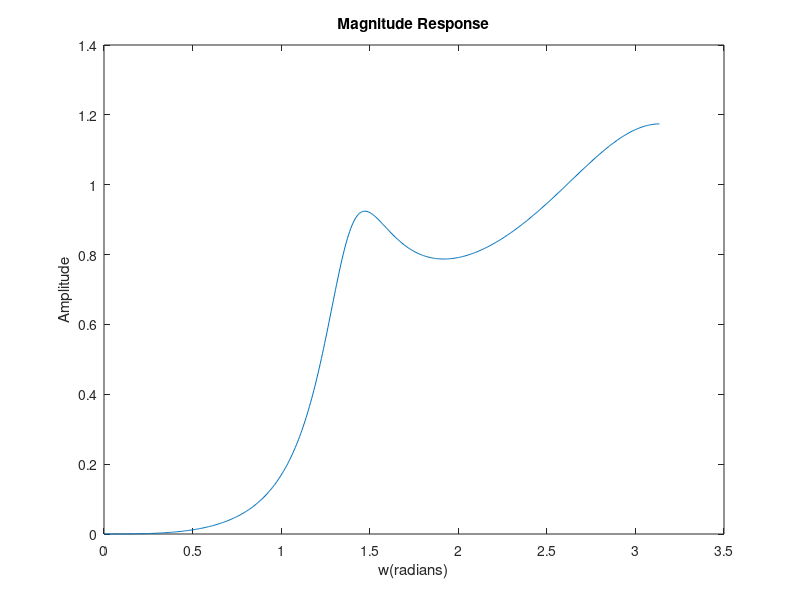

Recreate this plot in MATLAB.
clc; 
clear all; 
close all;
b = [0.16 -0.48 0.48 -0.16];
a = [1 0.13 0.52 0.3];
N = 512;
[h w] = freqz(b,a,N); 
plot(w,abs(h));
title('Magnitude Response'), xlabel('w(radians)'), ylabel('Amplitude'); 
